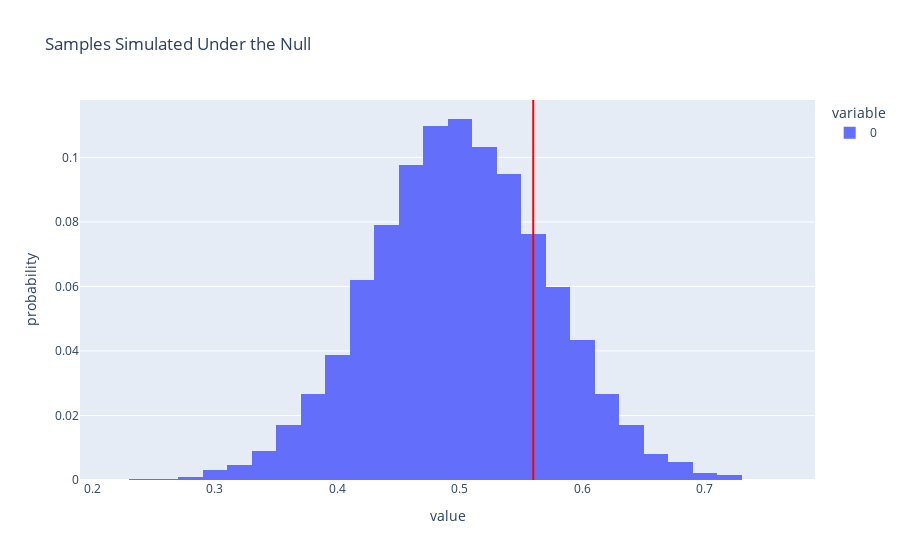

Here is the notebook cell this chart was saved with:
### Code cell
# =====================
# HYPOTHESIS TEST
# =====================

# Null Hypothesis: Talon's win rate is 50%
# Alternative Hypothesis: Talon's win rate is greater than 50%

# Test Shatistic: Talon's proportion of matches won. This is an appropiate choice of test statistic, as larger values point towards the alternative hypothesis, and smaller values point towards the null hypothesis.
# Significance Level: 0.05

talon_rows = league[league["champion"] == "Talon"]
observed_ts = talon_rows["result"].mean()

sims = np.random.multinomial(talon_rows.shape[0], [0.5, 0.5], size=10000)
tss = (sims / sims.sum(axis=1, keepdims=True))[:, 0]
p = (tss >= observed_ts).mean()
print(observed_ts, p)

fig = px.histogram(tss, nbins=50, histnorm='probability', title='Samples Simulated Under the Null')
fig.add_vline(x=observed_ts, line_color='red')

# P-Value: 0.2409
# We fail to reject the null hypothesis @ the 0.05 significance level. It should be noted that Talon's true winrate could be greater than 50% (Costin's favorite hero, Talon, is more likely to win than lose any given match), however, we lack sufficient evidence to definitively support this claim.

### Figure 1 — Plotly figure (JSON) as saved in the notebook; plotly's stock layout.template omitted (floating-point values rounded to 4 significant figures; data arrays with more than 128 entries replaced by an {"elided": "..."} marker saying what was removed)
{"data": [{"alignmentgroup": "True", "bingroup": "x", "histnorm": "probability", "hovertemplate": "variable=0<br>value=%{x}<br>probability=%{y}<extra></extra>", "legendgroup": "0", "marker": {"color": "#636efa", "pattern": {"shape": ""}}, "name": "0", "nbinsx": 50, "offsetgroup": "0", "orientation": "v", "showlegend": true, "type": "histogram", "x": {"elided": "10000 float values"}, "xaxis": "x", "yaxis": "y"}], "layout": {"barmode": "relative", "legend": {"title": {"text": "variable"}, "tracegroupgap": 0}, "shapes": [{"line": {"color": "red"}, "type": "line", "x0": 0.56, "x1": 0.56, "xref": "x", "y0": 0, "y1": 1, "yref": "y domain"}], "title": {"text": "Samples Simulated Under the Null"}, "xaxis": {"anchor": "y", "domain": [0, 1], "title": {"text": "value"}}, "yaxis": {"anchor": "x", "domain": [0, 1], "title": {"text": "probability"}}}}
